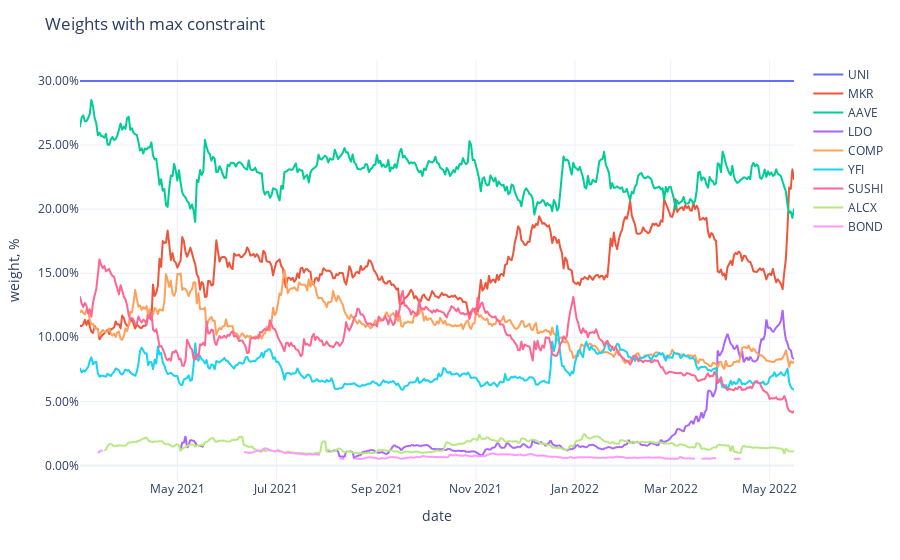

Notebook code cell kept with this figure:
### Code cell
fig = px.line(adjusted_weights,
              labels={'value': 'weight, %', 'variable': ''})
fig.update_traces(
    hovertemplate="%{y}"
)
fig.update_yaxes(
    tickformat=".2%",
)
fig.update_xaxes(
    showspikes=True,
    spikethickness=2,
    spikedash="dot",
    spikecolor="#999999",
    spikemode="across",
)
fig.update_layout(
    hovermode="x",
    hoverdistance=100,  ## Distance to show hover label of data point
    spikedistance=1000,  ## Distance to show spike
    template='plotly_white',
    title='Weights with max constraint'
)

### Figure 1 — Plotly figure (JSON) as saved in the notebook; plotly's stock layout.template omitted (floating-point values rounded to 4 significant figures; data arrays with more than 128 entries replaced by an {"elided": "..."} marker saying what was removed)
{"data": [{"hovertemplate": "%{y}", "legendgroup": "UNI", "line": {"color": "#636efa", "dash": "solid"}, "marker": {"symbol": "circle"}, "mode": "lines", "name": "UNI", "showlegend": true, "type": "scattergl", "x": {"elided": "441 str values"}, "xaxis": "x", "y": {"elided": "441 float values"}, "yaxis": "y"}, {"hovertemplate": "%{y}", "legendgroup": "MKR", "line": {"color": "#EF553B", "dash": "solid"}, "marker": {"symbol": "circle"}, "mode": "lines", "name": "MKR", "showlegend": true, "type": "scattergl", "x": {"elided": "441 str values"}, "xaxis": "x", "y": {"elided": "441 float values"}, "yaxis": "y"}, {"hovertemplate": "%{y}", "legendgroup": "AAVE", "line": {"color": "#00cc96", "dash": "solid"}, "marker": {"symbol": "circle"}, "mode": "lines", "name": "AAVE", "showlegend": true, "type": "scattergl", "x": {"elided": "441 str values"}, "xaxis": "x", "y": {"elided": "441 float values"}, "yaxis": "y"}, {"hovertemplate": "%{y}", "legendgroup": "LDO", "line": {"color": "#ab63fa", "dash": "solid"}, "marker": {"symbol": "circle"}, "mode": "lines", "name": "LDO", "showlegend": true, "type": "scattergl", "x": {"elided": "441 str values"}, "xaxis": "x", "y": {"elided": "441 float values"}, "yaxis": "y"}, {"hovertemplate": "%{y}", "legendgroup": "COMP", "line": {"color": "#FFA15A", "dash": "solid"}, "marker": {"symbol": "circle"}, "mode": "lines", "name": "COMP", "showlegend": true, "type": "scattergl", "x": {"elided": "441 str values"}, "xaxis": "x", "y": {"elided": "441 float values"}, "yaxis": "y"}, {"hovertemplate": "%{y}", "legendgroup": "YFI", "line": {"color": "#19d3f3", "dash": "solid"}, "marker": {"symbol": "circle"}, "mode": "lines", "name": "YFI", "showlegend": true, "type": "scattergl", "x": {"elided": "441 str values"}, "xaxis": "x", "y": {"elided": "441 float values"}, "yaxis": "y"}, {"hovertemplate": "%{y}", "legendgroup": "SUSHI", "line": {"color": "#FF6692", "dash": "solid"}, "marker": {"symbol": "circle"}, "mode": "lines", "name": "SUSHI", "showlegend": true, "type": "scattergl", "x": {"elided": "441 str values"}, "xaxis": "x", "y": {"elided": "441 float values"}, "yaxis": "y"}, {"hovertemplate": "%{y}", "legendgroup": "ALCX", "line": {"color": "#B6E880", "dash": "solid"}, "marker": {"symbol": "circle"}, "mode": "lines", "name": "ALCX", "showlegend": true, "type": "scattergl", "x": {"elided": "441 str values"}, "xaxis": "x", "y": {"elided": "441 float values"}, "yaxis": "y"}, {"hovertemplate": "%{y}", "legendgroup": "BOND", "line": {"color": "#FF97FF", "dash": "solid"}, "marker": {"symbol": "circle"}, "mode": "lines", "name": "BOND", "showlegend": true, "type": "scattergl", "x": {"elided": "441 str values"}, "xaxis": "x", "y": {"elided": "441 float values"}, "yaxis": "y"}], "layout": {"hoverdistance": 100, "hovermode": "x", "legend": {"title": {"text": ""}, "tracegroupgap": 0}, "margin": {"t": 60}, "spikedistance": 1000, "title": {"text": "Weights with max constraint"}, "xaxis": {"anchor": "y", "domain": [0, 1], "showspikes": true, "spikecolor": "#999999", "spikedash": "dot", "spikemode": "across", "spikethickness": 2, "title": {"text": "date"}}, "yaxis": {"anchor": "x", "domain": [0, 1], "tickformat": ".2%", "title": {"text": "weight, %"}}}}
